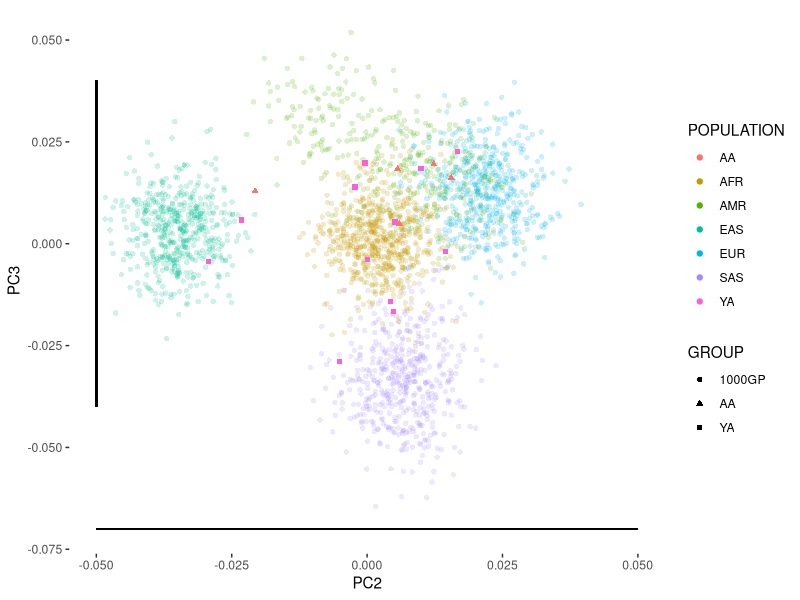

R code for this plot:
##Codes to plot the PCA results

library(ggplot2)

raw<-read.csv(file="PCA_result_with_group.csv",header=T)

ggplot(raw,aes(x=PC2,y=PC3,col=POPULATION,fill=POPULATION,shape=GROUP))+
	geom_point(alpha=raw$ALPHA)+
	geom_segment(aes(x = -0.05, y = -0.04, xend = -0.05, yend = 0.04),color="black")+
	geom_segment(aes(x = -0.05, y = -0.07, xend = 0.05, yend = -0.07),color="black")+
	theme_bw()+
	theme(panel.border=element_blank(),axis.line=element_blank(),panel.grid =element_blank())
